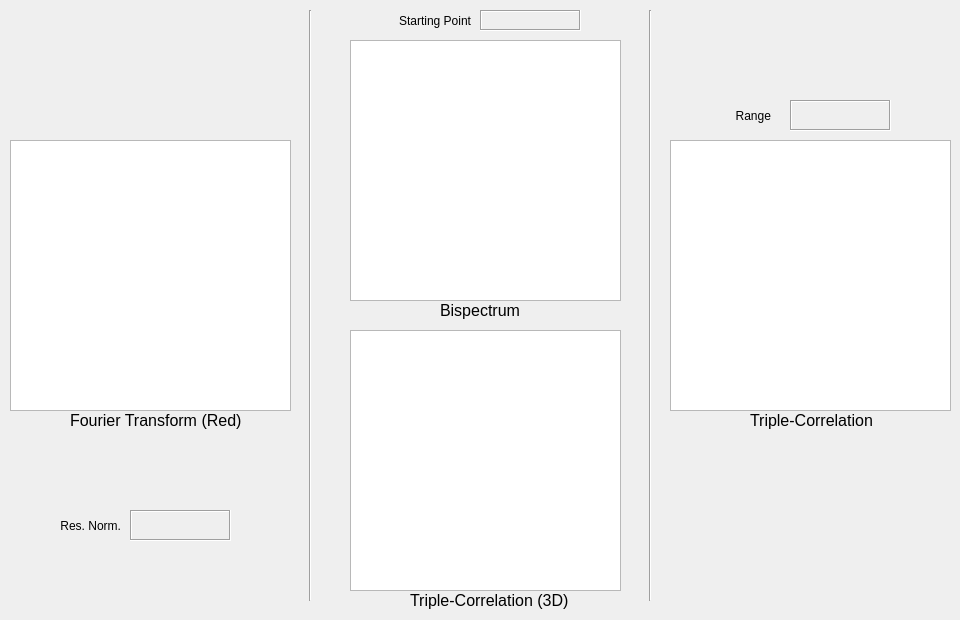
     <widget class="QWidget" name="tripleOutputTab">
      <attribute name="title">
       <string>Triple-Correlation</string>
      </attribute>
      <widget class="QLabel" name="labelOutputTripleFourier">
       <property name="geometry">
        <rect>
         <x>70</x>
         <y>410</y>
         <width>181</width>
         <height>21</height>
        </rect>
       </property>
       <property name="font">
        <font>
         <pointsize>12</pointsize>
        </font>
       </property>
       <property name="text">
        <string>Fourier Transform (Red)</string>
       </property>
      </widget>
      <widget class="Line" name="line_2">
       <property name="geometry">
        <rect>
         <x>300</x>
         <y>10</y>
         <width>20</width>
         <height>591</height>
        </rect>
       </property>
       <property name="orientation">
        <enum>Qt::Vertical</enum>
       </property>
      </widget>
      <widget class="QLabel" name="tripleOutputStartingPoint">
       <property name="geometry">
        <rect>
         <x>360</x>
         <y>11</y>
         <width>111</width>
         <height>20</height>
        </rect>
       </property>
       <property name="text">
        <string>Starting Point</string>
       </property>
       <property name="alignment">
        <set>Qt::AlignRight|Qt::AlignTrailing|Qt::AlignVCenter</set>
       </property>
      </widget>
      <widget class="QLabel" name="labelOutputBispectrum">
       <property name="geometry">
        <rect>
         <x>440</x>
         <y>300</y>
         <width>101</width>
         <height>21</height>
        </rect>
       </property>
       <property name="font">
        <font>
         <pointsize>12</pointsize>
        </font>
       </property>
       <property name="text">
        <string>Bispectrum</string>
       </property>
      </widget>
      <widget class="QLabel" name="labelOutputTripleCorrelation3D">
       <property name="geometry">
        <rect>
         <x>410</x>
         <y>590</y>
         <width>181</width>
         <height>21</height>
        </rect>
       </property>
       <property name="font">
        <font>
         <pointsize>12</pointsize>
        </font>
       </property>
       <property name="text">
        <string>Triple-Correlation (3D)</string>
       </property>
      </widget>
      <widget class="Line" name="line_3">
       <property name="geometry">
        <rect>
         <x>640</x>
         <y>10</y>
         <width>20</width>
         <height>591</height>
        </rect>
       </property>
       <property name="orientation">
        <enum>Qt::Vertical</enum>
       </property>
      </widget>
      <widget class="QLabel" name="tripleOutputRange">
       <property name="geometry">
        <rect>
         <x>710</x>
         <y>100</y>
         <width>61</width>
         <height>31</height>
        </rect>
       </property>
       <property name="text">
        <string>Range</string>
       </property>
       <property name="alignment">
        <set>Qt::AlignRight|Qt::AlignTrailing|Qt::AlignVCenter</set>
       </property>
      </widget>
      <widget class="QLabel" name="labelOutputTripleCorrelation">
       <property name="geometry">
        <rect>
         <x>750</x>
         <y>410</y>
         <width>141</width>
         <height>21</height>
        </rect>
       </property>
       <property name="font">
        <font>
         <pointsize>12</pointsize>
        </font>
       </property>
       <property name="text">
        <string>Triple-Correlation</string>
       </property>
      </widget>
      <widget class="QGraphicsView" name="imageTripleFourier">
       <property name="geometry">
        <rect>
         <x>10</x>
         <y>140</y>
         <width>281</width>
         <height>271</height>
        </rect>
       </property>
      </widget>
      <widget class="QGraphicsView" name="imageTripleBispectrum">
       <property name="geometry">
        <rect>
         <x>350</x>
         <y>40</y>
         <width>271</width>
         <height>261</height>
        </rect>
       </property>
      </widget>
      <widget class="QGraphicsView" name="imageTripleCorrelation3D">
       <property name="geometry">
        <rect>
         <x>350</x>
         <y>330</y>
         <width>271</width>
         <height>261</height>
        </rect>
       </property>
      </widget>
      <widget class="QGraphicsView" name="imageTripleCorrelation">
       <property name="geometry">
        <rect>
         <x>670</x>
         <y>140</y>
         <width>281</width>
         <height>271</height>
        </rect>
       </property>
      </widget>
      <widget class="QLabel" name="labelTripleResNorm">
       <property name="geometry">
        <rect>
         <x>30</x>
         <y>510</y>
         <width>91</width>
         <height>31</height>
        </rect>
       </property>
       <property name="text">
        <string>Res. Norm.</string>
       </property>
       <property name="alignment">
        <set>Qt::AlignRight|Qt::AlignTrailing|Qt::AlignVCenter</set>
       </property>
      </widget>
      <widget class="QLabel" name="tripleResNormValue">
       <property name="geometry">
        <rect>
         <x>130</x>
         <y>510</y>
         <width>101</width>
         <height>31</height>
        </rect>
       </property>
       <property name="font">
        <font>
         <pointsize>8</pointsize>
        </font>
       </property>
       <property name="frameShape">
        <enum>QFrame::Box</enum>
       </property>
       <property name="frameShadow">
        <enum>QFrame::Sunken</enum>
       </property>
       <property name="text">
        <string/>
       </property>
       <property name="alignment">
        <set>Qt::AlignCenter</set>
       </property>
      </widget>
      <widget class="QLabel" name="startingPointValue">
       <property name="geometry">
        <rect>
         <x>480</x>
         <y>10</y>
         <width>101</width>
         <height>21</height>
        </rect>
       </property>
       <property name="font">
        <font>
         <pointsize>8</pointsize>
        </font>
       </property>
       <property name="frameShape">
        <enum>QFrame::Box</enum>
       </property>
       <property name="frameShadow">
        <enum>QFrame::Sunken</enum>
       </property>
       <property name="text">
        <string/>
       </property>
       <property name="alignment">
        <set>Qt::AlignCenter</set>
       </property>
      </widget>
      <widget class="QLabel" name="rangeValue">
       <property name="geometry">
        <rect>
         <x>790</x>
         <y>100</y>
         <width>101</width>
         <height>31</height>
        </rect>
       </property>
       <property name="font">
        <font>
         <pointsize>8</pointsize>
        </font>
       </property>
       <property name="frameShape">
        <enum>QFrame::Box</enum>
       </property>
       <property name="frameShadow">
        <enum>QFrame::Sunken</enum>
       </property>
       <property name="text">
        <string/>
       </property>
       <property name="alignment">
        <set>Qt::AlignCenter</set>
       </property>
      </widget>
     </widget>
